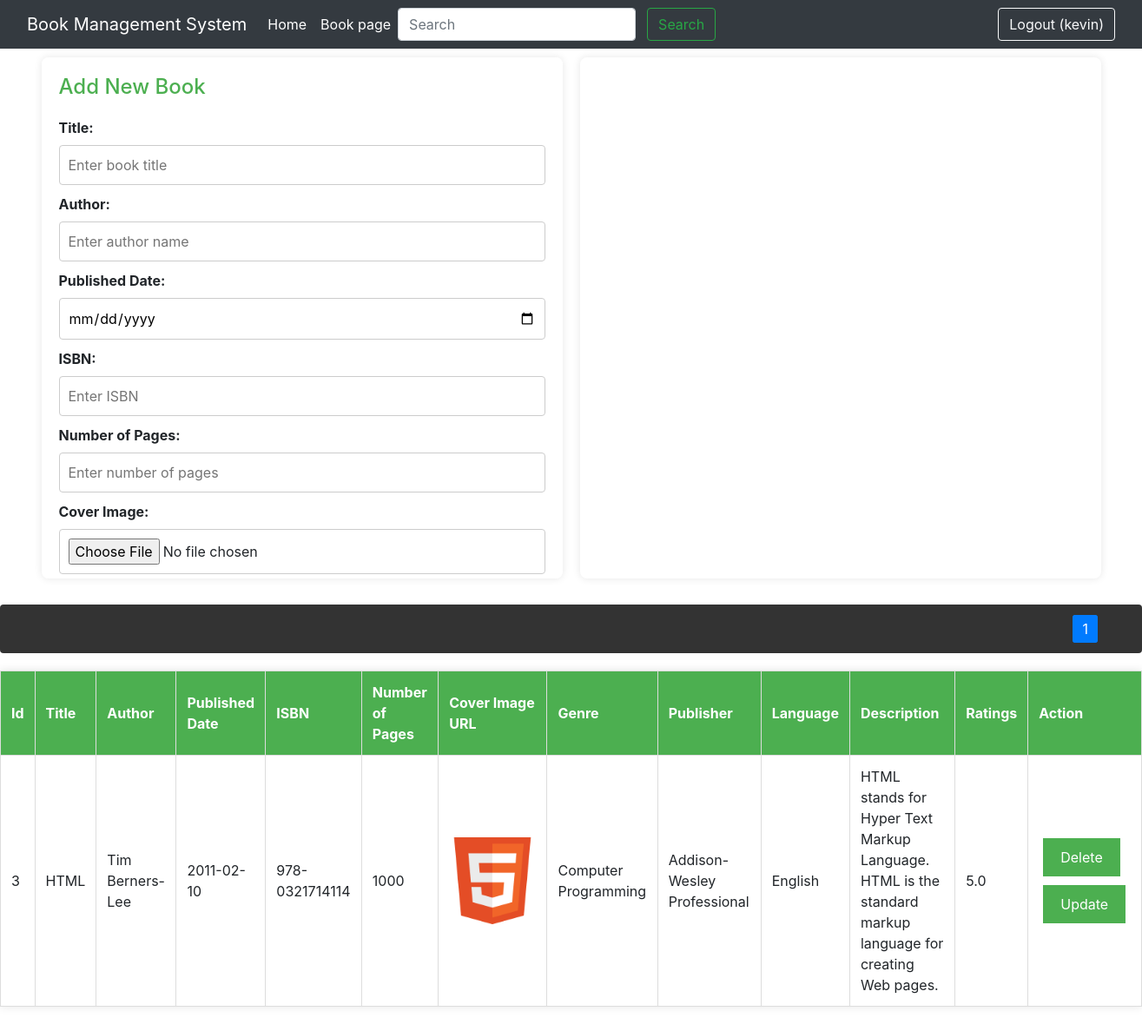
The app's page / (signed in) with its own data.
### main.py (models this page shows, shortened)
class User(db.Model, UserMixin):
    __tablename__ = "user"  # <-- Update the table name to 'user'
    id = db.Column(db.Integer, primary_key=True)
    email = db.Column(db.String(120), unique=True, nullable=False)
    password = db.Column(db.String(120), nullable=False)
    name = db.Column(db.String(120), nullable=False)
    reviews = relationship("Review", back_populates="user")
    books = relationship("Book", back_populates="user")

class Book(db.Model):
    __tablename__ = "books"
    id = db.Column(db.Integer, primary_key=True, autoincrement=True)
    title = db.Column(db.String, index=True)
    author = db.Column(db.String, index=True)
    published_date = db.Column(db.Date)
    isbn = db.Column(db.String, index=True)
    num_pages = db.Column(db.Integer)
    cover_image_url = db.Column(db.String, nullable=True)
    genre = db.Column(db.String)
    publisher = db.Column(db.String)
    language = db.Column(db.String)
    description = db.Column(db.String)
    ratings = db.Column(db.Float)
    user_id = db.Column(db.Integer, ForeignKey('user.id'))  # Define user_id column and establish a ForeignKey relationship
    reviews = relationship("Review", back_populates="book")
    user = relationship("User", back_populates="books")

### main.py (the view)
@app.route('/')
def index():
    if 'user_id' in session:  # Check if user is logged in
        user_id = session['user_id']
        message = request.args.get('message')
        page, per_page, offset = get_page_args(page_parameter='page', per_page_parameter='per_page')
        books = db.session.query(Book).filter(Book.user_id == user_id).offset(offset).limit(per_page).all()
        pagination = Pagination(page=page, total=len(books), record_name='books', per_page=per_page, css_framework='bootstrap4')
        return render_template('index.html', books=books, book=None, message=message, pagination=pagination)
    else:
        return redirect(url_for('login_page'))  # Redirect to login page if user is not logged in

### main.py (called while the page is built)
@login_manager.user_loader
def loader_user(user_id):
    return db.session.query(User).get(user_id)

### templates/index.html (shortened to what this page needs)
<!DOCTYPE html>
<html>
<head>
     <link rel="stylesheet" href="https://stackpath.bootstrapcdn.com/bootstrap/4.5.0/css/bootstrap.min.css">
</head>
<body>
    <nav class="navbar navbar-expand-lg navbar-dark bg-dark">
        <div class="container-fluid">
            <a class="navbar-brand" href="#">Book Management System</a>
            <div class="collapse navbar-collapse" id="navbarSupportedContent">
                <ul class="navbar-nav me-auto mb-2 mb-lg-0">
                    <li class="nav-item">
                        <a class="nav-link active" aria-current="page" href="/">Home</a>
                    </li>
                    <li class="nav-item">
                        <a class="nav-link active" aria-current="page" href="/books">Book page</a>
                    </li>
                </ul>
                <form class="form-inline my-2 my-lg-0" id="searchForm">
                    <input class="form-control mr-sm-2" type="search" id="searchInput" placeholder="Search"
                        aria-label="Search">
                    <button class="btn btn-outline-success my-2 my-sm-0" type="submit">Search</button>
                </form>
                <ul class="navbar-nav ml-auto">
                    {% if current_user.is_authenticated %}
                    <li class="nav-item">
                        <a class="btn btn-outline-light" href="/logout">
                             Logout ({{ current_user.name }})
                        </a>
                    </li>
                    {% endif %}
                </ul>
            </div>
        </div>
    </nav>
    <div id="formContainer">
        <div class="form-container">
            <h2 class="section-heading">Add New Book</h2>
            <form method="POST" action="/add_book" enctype="multipart/form-data">
                <label for="title">Title:</label>
                <input type="text" id="title" name="title" placeholder="Enter book title" required>
                <label for="author">Author:</label>
                <input type="text" id="author" name="author" placeholder="Enter author name" required>
                <label for="published_date">Published Date:</label>
                <input type="date" id="published_date" name="published_date" required>
                <label for="isbn">ISBN:</label>
                <input type="text" id="isbn" name="isbn" placeholder="Enter ISBN" required>
                <label for="num_pages">Number of Pages:</label>
                <input type="number" id="num_pages" name="num_pages" placeholder="Enter number of pages" required>
                <label for="cover_image">Cover Image:</label>
                <input type="file" id="cover_image" name="cover_image" placeholder="Enter cover image URL" required>
            </form>
        </div>
        <div class="form-container">
        </div>
    </div>
    <div class="pagination">
        <ol id="numbers" class="pagination-list"></ol>
    </div>
    <table id="outputTable">
        <tr>
            <thead>
            <th>Id</th>
            <th>Title</th>
            <th>Author</th>
            <th>Published Date</th>
            <th>ISBN</th>
            <th>Number of Pages</th>
            <th>Cover Image URL</th>
            <th>Genre</th>
            <th>Publisher</th>
            <th>Language</th>
            <th>Description</th>
            <th>Ratings</th>
            <th>Action</th>
        </tr>
    <tbody>
        {% for book in books %}
        <tr data-id="{{ book.id }}">
            <td>{{ book.id }}</td>
            <td>{{ book.title }}</td>
            <td>{{ book.author }}</td>
            <td>{{ book.published_date }}</td>
            <td>{{ book.isbn }}</td>
            <td>{{ book.num_pages }}</td>
            <td>
                {% if book.cover_image_url %}
                    <img src="{{ url_for('uploaded_file', filename=book.cover_image_url.split('/')[-1]) }}" width="100">
                {% endif %}
            </td>
            <td>{{ book.genre }}</td>
            <td>{{ book.publisher }}</td>
            <td>{{ book.language }}</td>
            <td>{{ book.description }}</td>
            <td>{{ book.ratings }}</td>
            <td>
                <button onclick="deleteBook('{{ book.id }}')">Delete</button>
                <button onclick="fillUpdateForm('{{ book.id }}')">Update</button>
            </td>
        </tr>
        {% endfor %}
    </tbody>
    </table>
</body>
</html>

### templates/index.html (style rules this page uses)
body { margin: 4rem; font-family: Arial, sans-serif; background-color: #f9f9f9; }
#formContainer { display: flex; justify-content: center; margin-bottom: 20px; }
.form-container { background-color: #fff; padding: 20px; border-radius: 8px; box-shadow: 0 0 10px rgba(0, 0, 0, 0.1); width: 50%; max-width: 600px; margin: 10px; max-height: 600px; overflow-y: auto; }
label { display: block; margin-top: 10px; font-weight: bold; }
input, textarea { width: 100%; padding: 10px; margin-top: 5px; border: 1px solid #ccc; border-radius: 4px; }
button { margin-top: 10px; padding: 10px 20px; background-color: #4CAF50; color: #fff; border: none; border-radius: 4px; cursor: pointer; font-size: 16px; }
table { border-collapse: collapse; margin: 20px 0; width: 100%; background-color: #fff; box-shadow: 0 0 10px rgba(0, 0, 0, 0.1); }
th, td { border: 1px solid #ddd; padding: 12px; text-align: left; }
th { background-color: #4CAF50; color: #fff; }
.section-heading { color: #4CAF50; font-size: 24px; margin-bottom: 10px; }
[type=submit]:not(:disabled), button:not(:disabled) { cursor: pointer; margin: 5px; }
.pagination { background: #333; padding: 1rem; margin-top: 20px; text-align: center; display: flex; justify-content: flex-end; }
.pagination-list { padding: 0; margin: 0 2rem; list-style-type: none; display: flex; }

### records on screen
User: name "kevin"
Book: id "3", title "HTML", author "Tim Berners-Lee", published_date "2011-02-10", isbn "978-0321714114", num_pages "1000", cover_image_url (picture), genre "Computer Programming", publisher "Addison-Wesley Professional", language "English", description "HTML stands for Hyper Text Markup Language. HTML is the standard markup language for creating Web pages.", ratings "5.0"
